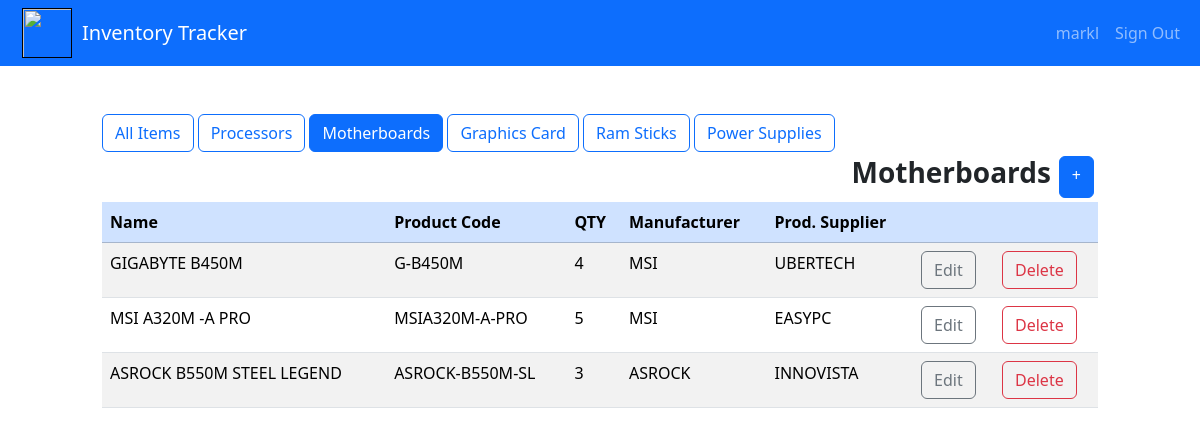
The page /tables/motherboards/ (signed in) on the database its author committed.
### webapp/models.py (models this page shows, shortened)
class Motherboard(models.Model):
    name = models.CharField(max_length=50)
    manufacturer = models.ForeignKey(
        'Manufacturer', on_delete=models.SET_NULL, blank=True, null=True)
    productcode = models.CharField(max_length=200)
    quantity = models.IntegerField()
    supplier = models.ForeignKey(
        'Supplier', on_delete=models.SET_NULL, blank=True, null=True)
    date_created = models.DateTimeField(auto_now_add=True)
    user = models.ForeignKey(User, on_delete=models.CASCADE)

class Manufacturer(models.Model):
    name = models.CharField(max_length=50)
    class Meta:
        verbose_name_plural = 'manufacturers'
    def __str__(self):
        return self.name

class Supplier(models.Model):
    name = models.CharField(max_length=50)
    class Meta:
        verbose_name_plural = 'suppliers'
    def __str__(self):
        return self.name

### webapp/views.py (the view)
# urls.py: path('tables/motherboards/', Motherboards.as_view(), name='motherboards'),
class Motherboards(TemplateView):
    def get(self, request):
        items2 = Motherboard.objects.filter(
            user=self.request.user.id).order_by('id')
        return render(request, 'pages/tables/motherboards.html',
                      {'items2': items2})

### webapp/templates/pages/tables/motherboards.html (shortened to what this page needs)
{% extends 'pages/base.html' %} {% block content %}
<div class="row">
  <div class="col-md-10 col-12 mx-auto mt-5">
    <a href="{% url 'dashboard' %}" class="btn btn-outline-primary"
      >All Items</a
    >
    <a href="{% url 'processors' %}" class="btn btn-outline-primary"
      >Processors</a
    >
    <a href="{% url 'motherboards' %}" class="btn btn-primary">Motherboards</a>
    <a href="{% url 'graphicscards' %}" class="btn btn-outline-primary"
      >Graphics Card</a
    >
    <a href="{% url 'rams' %}" class="btn btn-outline-primary">Ram Sticks</a>
    <a href="{% url 'powersupplies' %}" class="btn btn-outline-primary"
      >Power Supplies</a
    >
    <div class="d-flex justify-content-end">
      <div class="d-flex p-1">
        <h3><strong>Motherboards</strong></h3>
      </div>
      <div class="d-flex p-1">
        <a href="{% url 'add-mobo' %}" class="btn btn-primary">+</a>
      </div>
    </div>
    <table id="table2" class="table table-hover table-striped">
      <thead>
        <tr class="table-primary">
          <th scope="col" id="Column2">Name</th>
          <th scope="col">Product Code</th>
          <th scope="col">QTY</th>
          <th scope="col">Manufacturer</th>
          <th scope="col">Prod. Supplier</th>
          <th scope="col"></th>
          <th scope="col"></th>
        </tr>
      </thead>
      <tbody>
         {% for item2 in items2 %}
        <tr>
          <td>{{ item2.name }}</td>
          <td>{{ item2.productcode }}</td>
          <td>{{ item2.quantity }}</td>
          <td>{{ item2.manufacturer }}</td>
          <td>{{ item2.supplier }}</td>
          <td>
            <a
              href="{% url 'edit-mobo' item2.id %}"
              class="btn btn-outline-secondary"
              >Edit</a
            >
          </td>
          <td>
            <a
              href="{% url 'delete-mobo' item2.id %}"
              class="btn btn-outline-danger"
              >Delete</a
            >
          </td>
        </tr>
        {% endfor %}
      </tbody>
    </table>
  </div>
  {% endblock content %}

### webapp/templates/pages/navbar.html (shortened to what this page needs)
{% load static %}
<nav class="navbar navbar-expand-lg bg-primary" data-bs-theme="dark">
  <div class="container-fluid">
    <div class="logo">
      <img src="{% static '/images/MTL.ico' %}" width="50" height="50" />
    </div>
    <a class="navbar-brand" href="{% url 'index' %}"> Inventory Tracker</a>
    <div class="collapse navbar-collapse justify-content-end" id="navbarNav">
      <ul class="navbar-nav">
        {% if user.is_authenticated %}
        <li class="nav-item">
          <a class="nav-link" href="#">{{ user.username }}</a>
        </li>
        <li class="nav-item">
          <a class="nav-link" href="{% url 'logout' %}">Sign Out</a>
        </li>
        {% endif %}
      </ul>
    </div>
  </div>
</nav>

### webapp/templates/pages/navbar.html (style rules this page uses)
img { margin-left: 10px; margin-right: 10px; border: 1px solid black; }

### rows shown on the page
Motherboard: name "GIGABYTE B450M", productcode "G-B450M", quantity "4", manufacturer "MSI", supplier "UBERTECH"
Motherboard: name "MSI A320M -A PRO", productcode "MSIA320M-A-PRO", quantity "5", manufacturer "MSI", supplier "EASYPC"
Motherboard: name "ASROCK B550M STEEL LEGEND", productcode "ASROCK-B550M-SL", quantity "3", manufacturer "ASROCK", supplier "INNOVISTA"

### other values the page prints
{{ user.username }} "markl"
